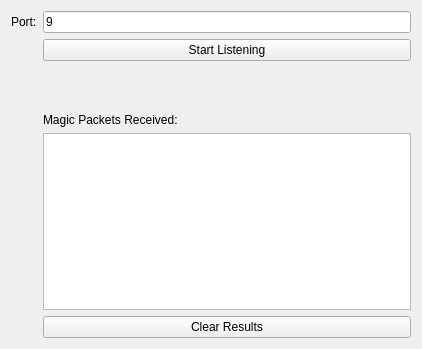
<?xml version="1.0" encoding="UTF-8"?>
<ui version="4.0">
 <class>packet_listener</class>
 <widget class="QWidget" name="packet_listener">
  <property name="geometry">
   <rect>
    <x>0</x>
    <y>0</y>
    <width>422</width>
    <height>349</height>
   </rect>
  </property>
  <property name="windowTitle">
   <string>packet_listener</string>
  </property>
  <layout class="QFormLayout" name="formLayout">
   <property name="fieldGrowthPolicy">
    <enum>QFormLayout::AllNonFixedFieldsGrow</enum>
   </property>
   <item row="0" column="0">
    <widget class="QLabel" name="label">
     <property name="text">
      <string>Port:</string>
     </property>
    </widget>
   </item>
   <item row="0" column="1">
    <widget class="QLineEdit" name="lineEdit">
     <property name="text">
      <string>9</string>
     </property>
    </widget>
   </item>
   <item row="1" column="1">
    <widget class="QPushButton" name="pushButton">
     <property name="text">
      <string>Start Listening</string>
     </property>
    </widget>
   </item>
   <item row="3" column="1">
    <widget class="QLabel" name="label_2">
     <property name="text">
      <string>Magic Packets Received:</string>
     </property>
    </widget>
   </item>
   <item row="4" column="1">
    <widget class="QListView" name="listView">
     <property name="sizePolicy">
      <sizepolicy hsizetype="Expanding" vsizetype="Expanding">
       <horstretch>0</horstretch>
       <verstretch>1</verstretch>
      </sizepolicy>
     </property>
    </widget>
   </item>
   <item row="2" column="1">
    <spacer name="verticalSpacer">
     <property name="orientation">
      <enum>Qt::Vertical</enum>
     </property>
     <property name="sizeHint" stdset="0">
      <size>
       <width>20</width>
       <height>40</height>
      </size>
     </property>
    </spacer>
   </item>
   <item row="5" column="1">
    <widget class="QPushButton" name="pushButton_2">
     <property name="text">
      <string>Clear Results</string>
     </property>
    </widget>
   </item>
  </layout>
 </widget>
 <resources/>
 <connections>
  <connection>
   <sender>pushButton</sender>
   <signal>clicked()</signal>
   <receiver>packet_listener</receiver>
   <slot>start_listening()</slot>
   <hints>
    <hint type="sourcelabel">
     <x>112</x>
     <y>55</y>
    </hint>
    <hint type="destinationlabel">
     <x>296</x>
     <y>87</y>
    </hint>
   </hints>
  </connection>
  <connection>
   <sender>pushButton_2</sender>
   <signal>clicked()</signal>
   <receiver>packet_listener</receiver>
   <slot>clear_results()</slot>
   <hints>
    <hint type="sourcelabel">
     <x>88</x>
     <y>324</y>
    </hint>
    <hint type="destinationlabel">
     <x>25</x>
     <y>270</y>
    </hint>
   </hints>
  </connection>
 </connections>
 <slots>
  <slot>start_listening()</slot>
  <slot>clear_results()</slot>
 </slots>
</ui>
